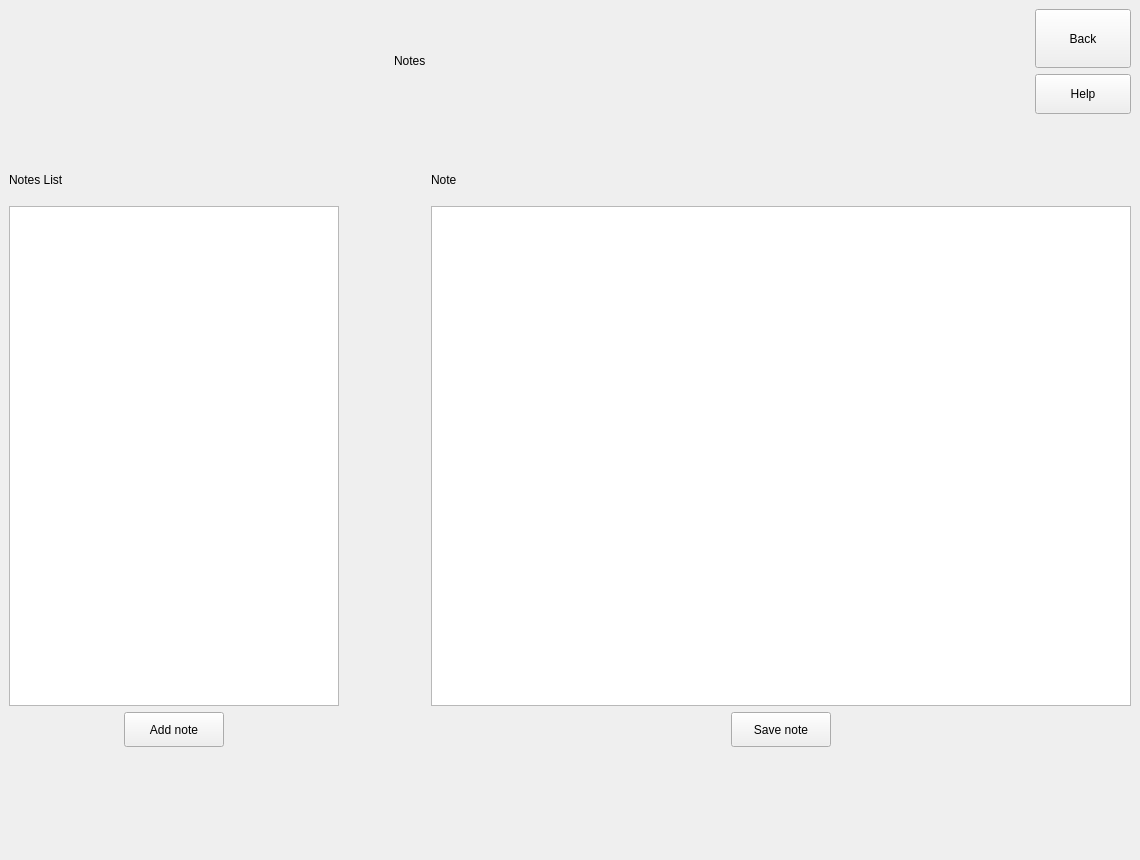
<?xml version="1.0" encoding="UTF-8"?>
<ui version="4.0">
 <class>MainWindow</class>
 <widget class="QMainWindow" name="MainWindow">
  <property name="geometry">
   <rect>
    <x>0</x>
    <y>0</y>
    <width>1140</width>
    <height>860</height>
   </rect>
  </property>
  <property name="sizePolicy">
   <sizepolicy hsizetype="Preferred" vsizetype="Preferred">
    <horstretch>0</horstretch>
    <verstretch>0</verstretch>
   </sizepolicy>
  </property>
  <property name="minimumSize">
   <size>
    <width>1140</width>
    <height>860</height>
   </size>
  </property>
  <property name="maximumSize">
   <size>
    <width>1920</width>
    <height>1080</height>
   </size>
  </property>
  <property name="windowTitle">
   <string>MainWindow</string>
  </property>
  <widget class="QWidget" name="centralwidget">
   <layout class="QVBoxLayout" name="verticalLayout_4">
    <item>
     <layout class="QHBoxLayout" name="horizontalLayout" stretch="4,1,4,1">
      <item>
       <spacer name="horizontalSpacer">
        <property name="orientation">
         <enum>Qt::Orientation::Horizontal</enum>
        </property>
        <property name="sizeType">
         <enum>QSizePolicy::Policy::Expanding</enum>
        </property>
        <property name="sizeHint" stdset="0">
         <size>
          <width>40</width>
          <height>20</height>
         </size>
        </property>
       </spacer>
      </item>
      <item>
       <widget class="QLabel" name="Help">
        <property name="sizePolicy">
         <sizepolicy hsizetype="Expanding" vsizetype="Expanding">
          <horstretch>0</horstretch>
          <verstretch>0</verstretch>
         </sizepolicy>
        </property>
        <property name="minimumSize">
         <size>
          <width>250</width>
          <height>50</height>
         </size>
        </property>
        <property name="maximumSize">
         <size>
          <width>425</width>
          <height>60</height>
         </size>
        </property>
        <property name="text">
         <string>Notes</string>
        </property>
       </widget>
      </item>
      <item>
       <spacer name="horizontalSpacer_2">
        <property name="orientation">
         <enum>Qt::Orientation::Horizontal</enum>
        </property>
        <property name="sizeHint" stdset="0">
         <size>
          <width>40</width>
          <height>20</height>
         </size>
        </property>
       </spacer>
      </item>
      <item>
       <layout class="QVBoxLayout" name="verticalLayout_3">
        <item>
         <widget class="QPushButton" name="Back_Button">
          <property name="sizePolicy">
           <sizepolicy hsizetype="Expanding" vsizetype="Expanding">
            <horstretch>0</horstretch>
            <verstretch>0</verstretch>
           </sizepolicy>
          </property>
          <property name="minimumSize">
           <size>
            <width>80</width>
            <height>50</height>
           </size>
          </property>
          <property name="maximumSize">
           <size>
            <width>135</width>
            <height>60</height>
           </size>
          </property>
          <property name="text">
           <string>Back</string>
          </property>
         </widget>
        </item>
        <item>
         <widget class="QPushButton" name="Help_Button">
          <property name="sizePolicy">
           <sizepolicy hsizetype="Expanding" vsizetype="Expanding">
            <horstretch>0</horstretch>
            <verstretch>0</verstretch>
           </sizepolicy>
          </property>
          <property name="minimumSize">
           <size>
            <width>70</width>
            <height>30</height>
           </size>
          </property>
          <property name="maximumSize">
           <size>
            <width>130</width>
            <height>40</height>
           </size>
          </property>
          <property name="styleSheet">
           <string notr="true"/>
          </property>
          <property name="text">
           <string>Help</string>
          </property>
         </widget>
        </item>
       </layout>
      </item>
     </layout>
    </item>
    <item>
     <spacer name="verticalSpacer">
      <property name="orientation">
       <enum>Qt::Orientation::Vertical</enum>
      </property>
      <property name="sizeType">
       <enum>QSizePolicy::Policy::Preferred</enum>
      </property>
      <property name="sizeHint" stdset="0">
       <size>
        <width>20</width>
        <height>40</height>
       </size>
      </property>
     </spacer>
    </item>
    <item>
     <layout class="QHBoxLayout" name="horizontalLayout_2">
      <item>
       <layout class="QVBoxLayout" name="verticalLayout_2">
        <item>
         <widget class="QLabel" name="label">
          <property name="minimumSize">
           <size>
            <width>200</width>
            <height>40</height>
           </size>
          </property>
          <property name="text">
           <string>Notes List</string>
          </property>
         </widget>
        </item>
        <item>
         <widget class="QListWidget" name="NotesList">
          <property name="minimumSize">
           <size>
            <width>330</width>
            <height>500</height>
           </size>
          </property>
         </widget>
        </item>
        <item>
         <layout class="QHBoxLayout" name="horizontalLayout_3">
          <property name="bottomMargin">
           <number>0</number>
          </property>
          <item>
           <spacer name="horizontalSpacer_4">
            <property name="orientation">
             <enum>Qt::Orientation::Horizontal</enum>
            </property>
            <property name="sizeHint" stdset="0">
             <size>
              <width>40</width>
              <height>20</height>
             </size>
            </property>
           </spacer>
          </item>
          <item>
           <widget class="QPushButton" name="AddNoteButton">
            <property name="minimumSize">
             <size>
              <width>100</width>
              <height>35</height>
             </size>
            </property>
            <property name="text">
             <string>Add note</string>
            </property>
           </widget>
          </item>
          <item>
           <spacer name="horizontalSpacer_5">
            <property name="orientation">
             <enum>Qt::Orientation::Horizontal</enum>
            </property>
            <property name="sizeHint" stdset="0">
             <size>
              <width>40</width>
              <height>20</height>
             </size>
            </property>
           </spacer>
          </item>
         </layout>
        </item>
       </layout>
      </item>
      <item>
       <spacer name="horizontalSpacer_3">
        <property name="orientation">
         <enum>Qt::Orientation::Horizontal</enum>
        </property>
        <property name="sizeType">
         <enum>QSizePolicy::Policy::Expanding</enum>
        </property>
        <property name="sizeHint" stdset="0">
         <size>
          <width>40</width>
          <height>20</height>
         </size>
        </property>
       </spacer>
      </item>
      <item>
       <layout class="QVBoxLayout" name="verticalLayout">
        <item>
         <widget class="QLabel" name="label_2">
          <property name="minimumSize">
           <size>
            <width>200</width>
            <height>40</height>
           </size>
          </property>
          <property name="text">
           <string>Note</string>
          </property>
         </widget>
        </item>
        <item>
         <widget class="QTextEdit" name="NotesText">
          <property name="minimumSize">
           <size>
            <width>700</width>
            <height>500</height>
           </size>
          </property>
          <property name="styleSheet">
           <string notr="true"/>
          </property>
         </widget>
        </item>
        <item>
         <layout class="QHBoxLayout" name="horizontalLayout_4">
          <property name="bottomMargin">
           <number>0</number>
          </property>
          <item>
           <spacer name="horizontalSpacer_6">
            <property name="orientation">
             <enum>Qt::Orientation::Horizontal</enum>
            </property>
            <property name="sizeHint" stdset="0">
             <size>
              <width>40</width>
              <height>20</height>
             </size>
            </property>
           </spacer>
          </item>
          <item>
           <widget class="QPushButton" name="SaveNoteButton">
            <property name="minimumSize">
             <size>
              <width>100</width>
              <height>35</height>
             </size>
            </property>
            <property name="text">
             <string>Save note</string>
            </property>
           </widget>
          </item>
          <item>
           <spacer name="horizontalSpacer_7">
            <property name="orientation">
             <enum>Qt::Orientation::Horizontal</enum>
            </property>
            <property name="sizeHint" stdset="0">
             <size>
              <width>40</width>
              <height>20</height>
             </size>
            </property>
           </spacer>
          </item>
         </layout>
        </item>
       </layout>
      </item>
     </layout>
    </item>
    <item>
     <spacer name="verticalSpacer_2">
      <property name="orientation">
       <enum>Qt::Orientation::Vertical</enum>
      </property>
      <property name="sizeHint" stdset="0">
       <size>
        <width>20</width>
        <height>40</height>
       </size>
      </property>
     </spacer>
    </item>
   </layout>
  </widget>
 </widget>
 <resources/>
 <connections/>
</ui>
